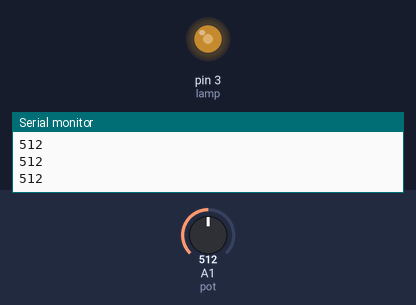
The sketch below on a simulated Arduino Uno, built with avr-gcc and run on an emulated ATmega328P. Shown: output pins drawn as LEDs (lit = HIGH), the last lines printed to the serial monitor. The test bench sets the inputs (shaded band); at power-on: A1 (pot) = 512.

Above: at 1.2 s.
1.3 s: A1 (pot) set to 716
At 2.5 s:
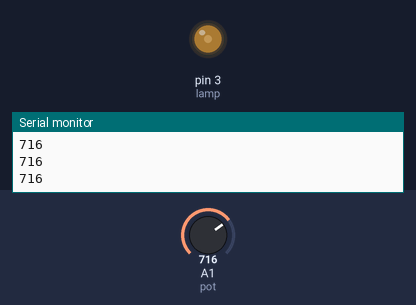
2.8 s: A1 (pot) set to 900
At 3.7 s:
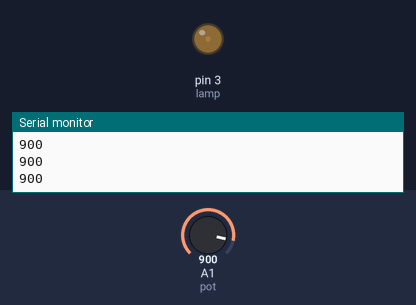
4.3 s: A1 (pot) set to 1023
At 4.8 s:
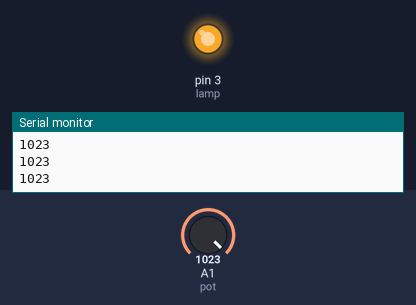
5.8 s: A1 (pot) set to 988
At 6.1 s:
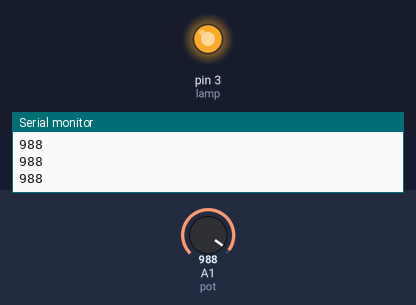
7.3 s: A1 (pot) set to 977
At 8.3 s:
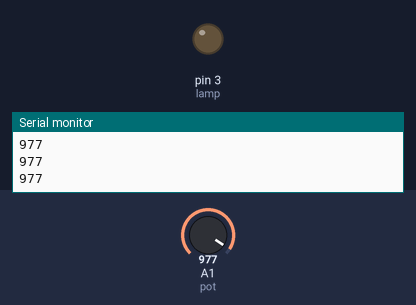
8.8 s: A1 (pot) set to 511
At 9.4 s:
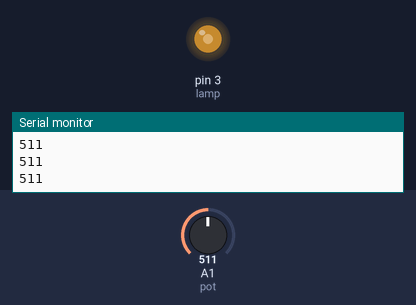
Timing chart, 0 to 11.3 s (numbered marks = the images above; inputs shaded):
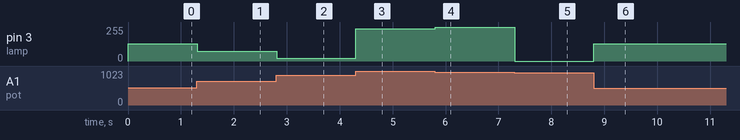

The sketch:

13.ino
```cpp
int lamp=3;
int pot=A1;
int Vpot;

void setup()
{
  pinMode(lamp, OUTPUT);
  Serial.begin(9600);
}

void loop()
{
  Vpot=analogRead(pot);
  Serial.println(Vpot);
  int yarkost=map(Vpot,54,974,255,0);
  analogWrite(lamp,yarkost);
}
```

Measured:
- the behaviour switches between 978 and 977 on A1 (pot) (found by bisection; images 4 and 5)
- after the input at 1.3 s, pin 3 (lamp): 129/255 → 72/255 at once
- after the input at 2.8 s, pin 3 (lamp): 72/255 → 21/255 at once
- after the input at 4.3 s, pin 3 (lamp): 21/255 → 243/255 at once
- after the input at 5.8 s, pin 3 (lamp): 243/255 → 253/255 at once
- after the input at 7.3 s, pin 3 (lamp): 253/255 → 0/255 at once
- after the input at 8.8 s, pin 3 (lamp): 0/255 → 129/255 at once
